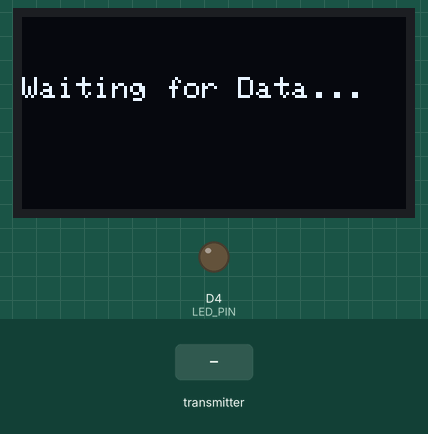
A sketch run on a simulated ESP8266 (NodeMCU). On the bench: 128×64 one-colour display, output pins drawn as LEDs (lit = HIGH). Inputs (shaded band) come from the test bench. No radio packets arrive unless stated; what the sketch prints to the serial monitor is not drawn.

Above: at 1.2 s.
1.3 s: the transmitter starts sending ledState = 1
At 2.1 s:
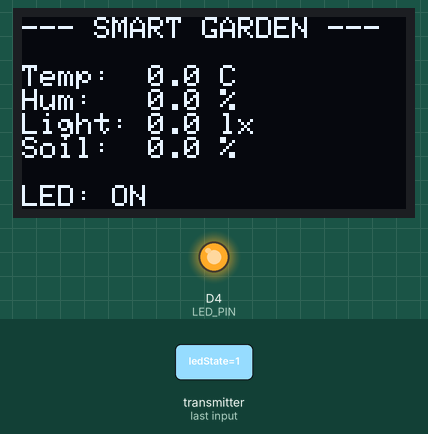
2.8 s: the transmitter starts sending ledState = 0
At 3.8 s:
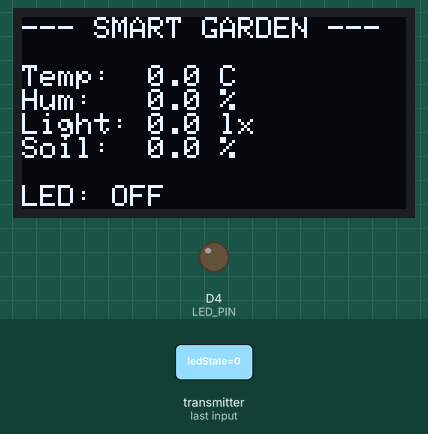
4.3 s: the transmitter starts sending temp = 25
At 5.5 s:
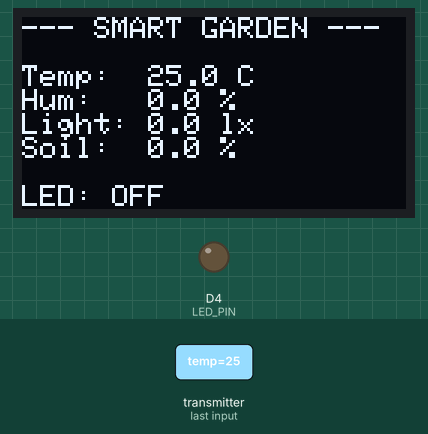
5.8 s: the transmitter starts sending hum = 25
At 6.1 s:
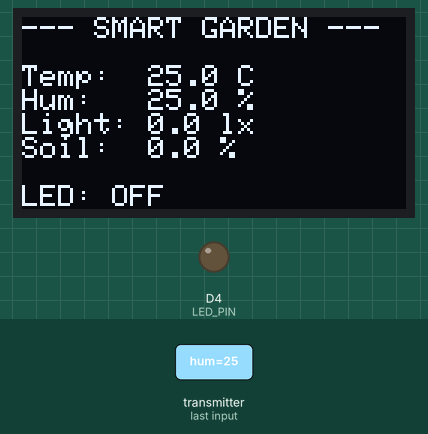
7.3 s: the transmitter starts sending light = 25
At 7.9 s:
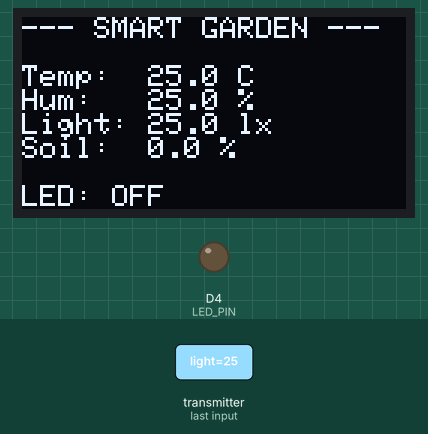
8.8 s: the transmitter starts sending soil = 25
At 9.6 s:
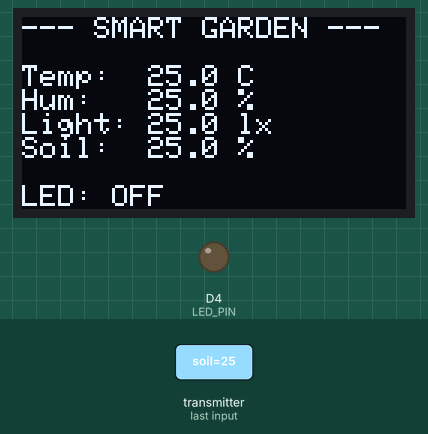
Timing chart, 0 to 11.3 s (numbered marks = the images above; inputs shaded):
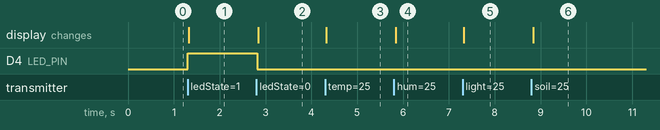

The sketch:

Node2_Actuators.ino
```cpp
#include <ESP8266WiFi.h>
#include <SPI.h>
#include <RF24.h>
#include <Wire.h>
#include <Adafruit_GFX.h>
#include <Adafruit_SSD1306.h>

#define LED_PIN D4

#define NRF_CE D8
#define NRF_CSN D0

#define SCREEN_WIDTH 128
#define SCREEN_HEIGHT 64
#define OLED_RESET -1

Adafruit_SSD1306 display(SCREEN_WIDTH, SCREEN_HEIGHT, &Wire, OLED_RESET);
RF24 radio(NRF_CE, NRF_CSN);

const byte addrRead[6] = "NODE2";

struct PayloadNode2 {
  float temp;
  float hum;
  float light;
  float soil;
  bool ledState;
};

PayloadNode2 payload;

void setup() {
  Serial.begin(115200);

  WiFi.mode(WIFI_OFF);

  pinMode(LED_PIN, OUTPUT);
  digitalWrite(LED_PIN, LOW);

  if(!display.begin(SSD1306_SWITCHCAPVCC, 0x3C)) {
    Serial.println(F("SSD1306 allocation failed"));
    for(;;);
  }

  display.clearDisplay();
  display.setTextSize(1);
  display.setTextColor(SSD1306_WHITE);
  display.setCursor(0, 20);
  display.print("Waiting for Data...");
  display.display();

  radio.begin();
  radio.openReadingPipe(0, addrRead);
  radio.startListening();

  Serial.println("Node 2 (Actuators) Started");
}

void loop() {
  if (radio.available()) {
    radio.read(&payload, sizeof(payload));

    // Control LED
    digitalWrite(LED_PIN, payload.ledState ? HIGH : LOW);

    // Update OLED Display
    display.clearDisplay();
    display.setCursor(0, 0);
    display.setTextSize(1);

    display.println("--- SMART GARDEN ---");
    display.println("");

    display.print("Temp:  "); display.print(payload.temp, 1); display.println(" C");
    display.print("Hum:   "); display.print(payload.hum, 1); display.println(" %");
    display.print("Light: "); display.print(payload.light, 1); display.println(" lx");
    display.print("Soil:  "); display.print(payload.soil, 1); display.println(" %");

    display.println("");
    display.print("LED: ");
    display.print(payload.ledState ? "ON" : "OFF");

    display.display();
  }
}
```

Measured:
- after the input at 1.3 s, D4 (LED_PIN): LOW → HIGH at once; the display: changes at once (image 1)
- after the input at 2.8 s, D4 (LED_PIN): HIGH → LOW at once; the display: changes at once (image 2)
- after the input at 4.3 s, the display: changes at once (image 3)
- after the input at 5.8 s, the display: changes at once (image 4)
- after the input at 7.3 s, the display: changes at once (image 5)
- after the input at 8.8 s, the display: changes at once (image 6)
